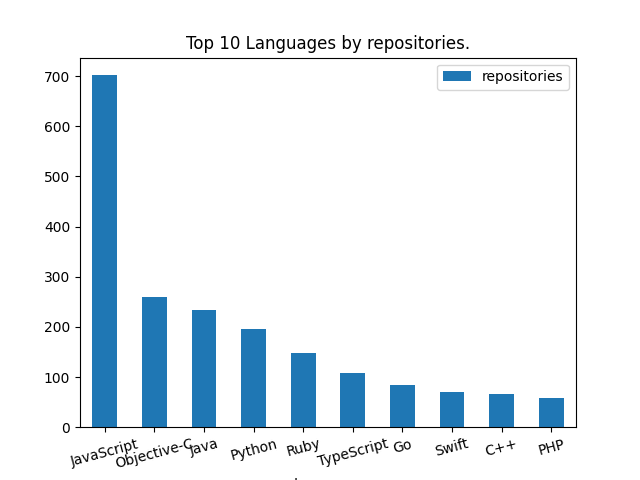

Reproduce this figure in Python.
import pandas
import matplotlib.pyplot as plt

if __name__ == '__main__':
    df = pandas.read_csv('../data/datasets/data.csv')
    df = df.drop(df.iloc[:, :8], axis=1)
    df = df.drop(df.iloc[:, 2:], axis=1)
    top10 = df
    top10 = top10.dropna()
    top10 = top10.groupby(['Language'])['number_of_stars'].count()
    top10 = top10.sort_values(ascending=False)
    top10 = top10.iloc[:10]
    top10 = top10.to_frame()
    temp = top10.index.values
    top10 = top10.rename(columns={"number_of_stars": "repositories"})
    top10['Language'] = temp

    plot = top10.plot.bar(x='Language', y='repositories', rot=15, title='Top 10 Languages by repositories.')
    plt.show()
